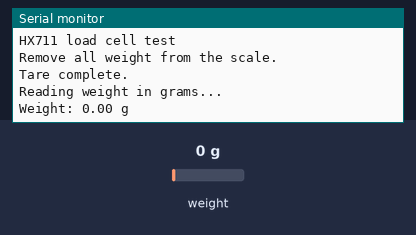
A sketch run on a simulated Arduino Mega 2560, built with avr-gcc and run on an emulated ATmega2560. Parts: the last lines printed to the serial monitor. Inputs (shaded band) come from the test bench; at power-on: weight on the scale 0 g.

Above: at 5.2 s.
5.3 s: weight on the scale set to 100 g
At 7.1 s:
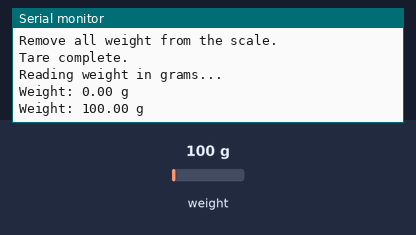
7.3 s: weight on the scale set to 1250 g
At 8.8 s:
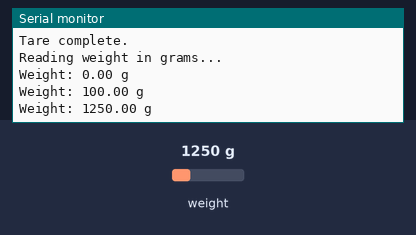
Timing chart, 0 to 10.3 s (numbered marks = the images above; inputs shaded):
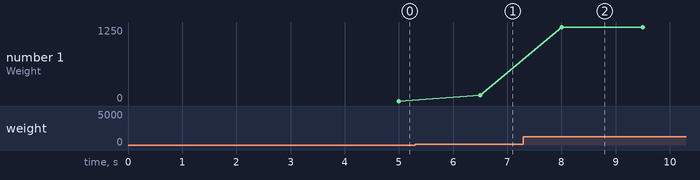

The sketch:

hx711_module.ino
```cpp
#include "HX711.h"

// Update these pins to match your wiring.
const int HX711_DOUT_PIN = 23;
const int HX711_SCK_PIN = 22;

// Replace this with your load cell calibration factor after calibration.
float calibrationFactor = 2280.0f;

HX711 scale;

void setup() {
  Serial.begin(9600);

  scale.begin(HX711_DOUT_PIN, HX711_SCK_PIN);

  Serial.println("HX711 load cell test");

  if (!scale.is_ready()) {
    Serial.println("HX711 not found. Check wiring.");
    while (true) {
      delay(1000);
    }
  }

  Serial.println("Remove all weight from the scale.");
  delay(3000);

  scale.set_scale();
  scale.tare();

  Serial.println("Tare complete.");
  scale.set_scale(calibrationFactor);
  Serial.println("Reading weight in grams...");
}

void loop() {
  float weight = scale.get_units(10);

  Serial.print("Weight: ");
  Serial.print(weight, 2);
  Serial.println(" g");

  delay(500);
}
```

Measured:
- after the input at 5.3 s, the serial monitor: prints a new line after 1.2 s (image 1)
- after the input at 7.3 s, the serial monitor: prints a new line after 0.70 s (image 2)
- plotted number 1: 0 → 100 after the input at 5.3 s, 100 → 1250 after the input at 7.3 s
